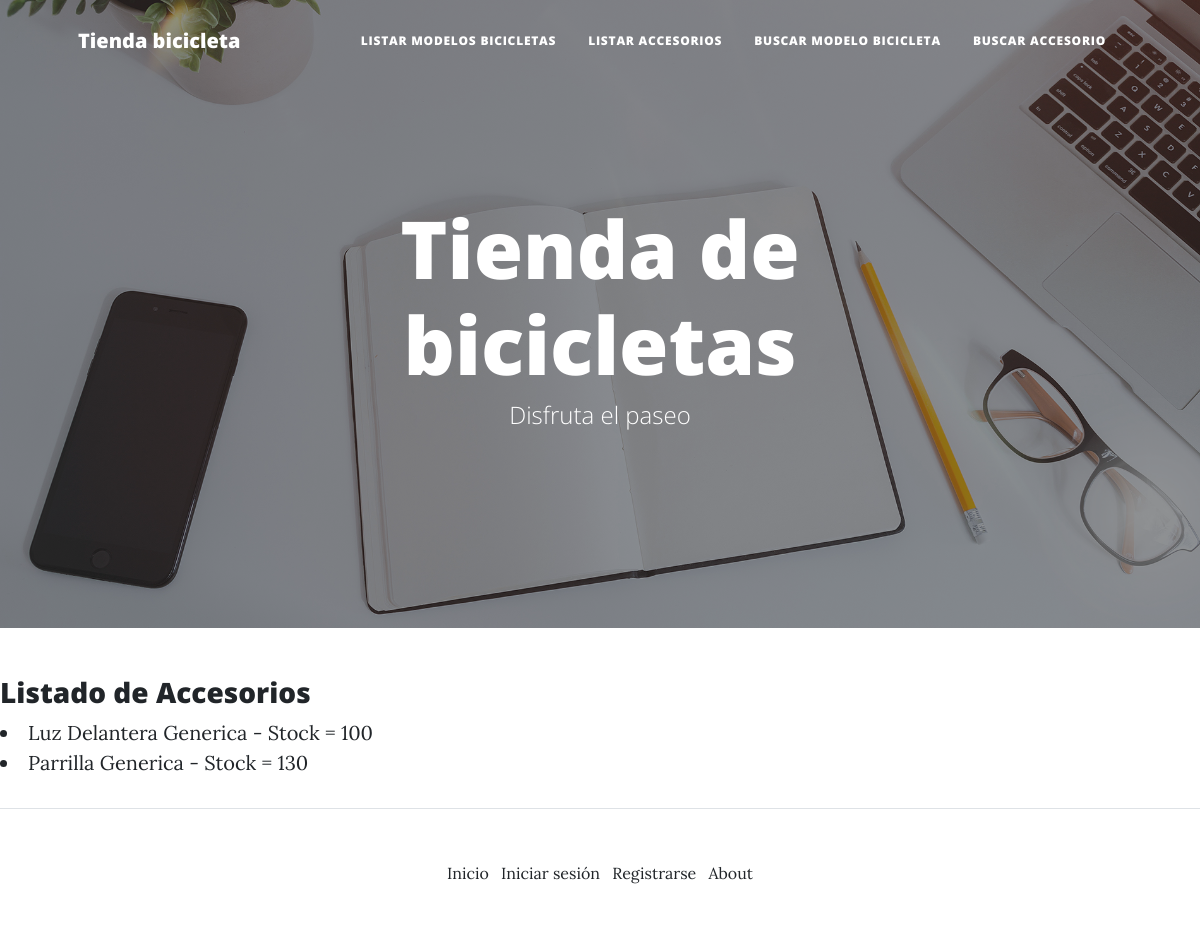
The app's page /stock/listar_accesorios/, older data.
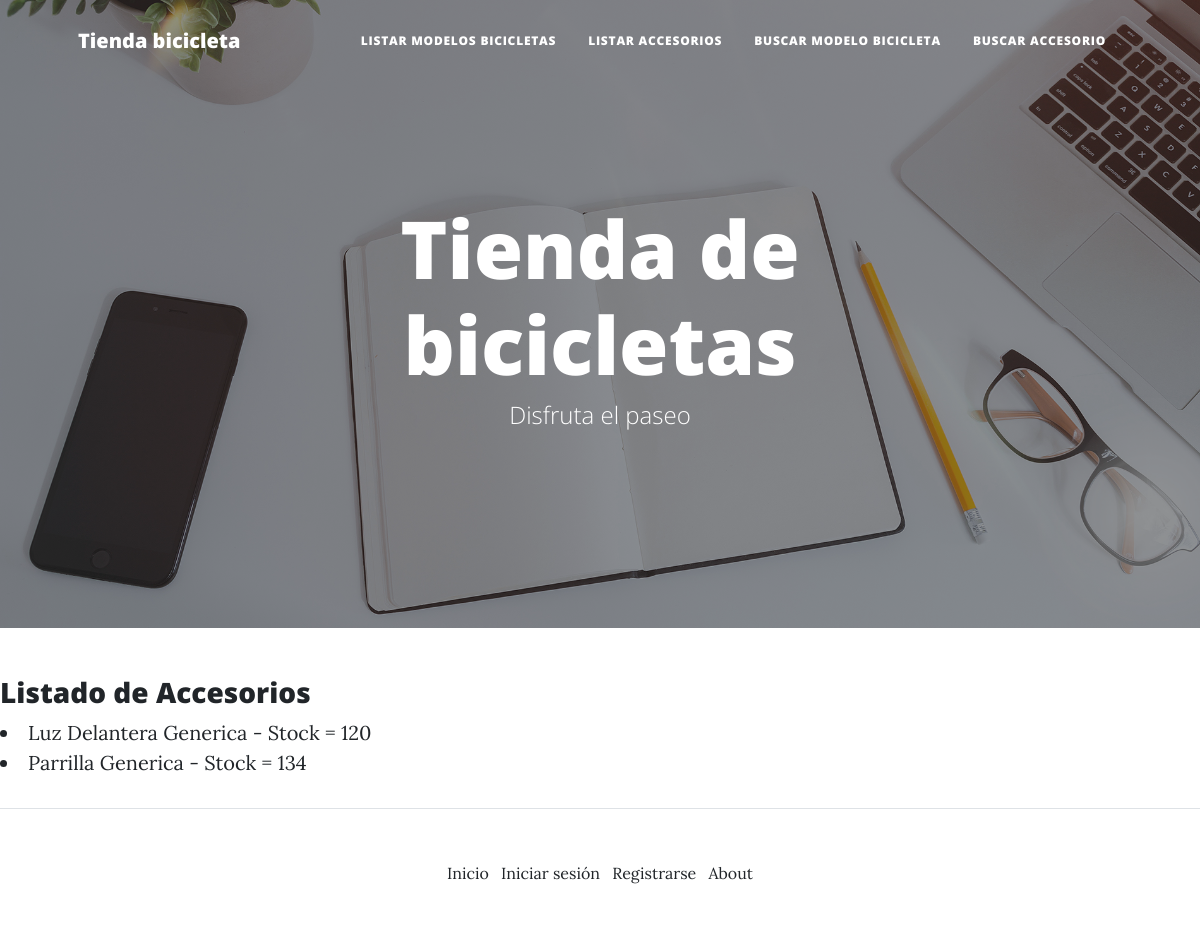
The same page, newer data.
### appStock/models.py (models this page shows, shortened)
class Accesorio(models.Model):
    tipo = models.CharField(max_length=20)
    marca = models.CharField(max_length=20)
    descripcion = models.TextField(max_length=100)
    stock = models.IntegerField()

### appStock/views.py (the view)
# urls.py: path('listar_accesorios/', listar_accesorios, name='listar accesorios'),
def listar_accesorios(request):
    lista_acc = Accesorio.objects.all()
    return render(request, 'stock/lista_accesorios.html', {'accesorios': lista_acc})

### templates/Stock/lista_accesorios.html (shortened to what this page needs)
{% extends "base.html" %}
{% load static %}
{% block contenido %}
<body>
    <h3> Listado de Accesorios </h3>
    {% for accesorio in accesorios %}
    <li>{{accesorio.tipo}} {{accesorio.marca}} - Stock = {{accesorio.stock}}</li>
    {% endfor %}
<br>
</body>
{% endblock %}

Row changes from the older to the newer data that the page shows:
changed Accesorio "Luz Delantera": stock "100" → "120"
changed Accesorio "Parrilla": stock "130" → "134"
